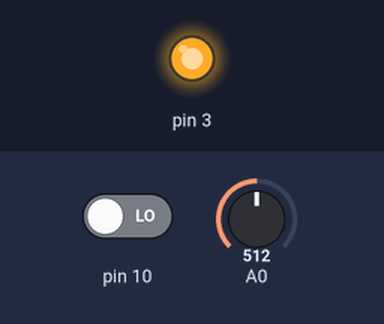
A sketch run on a simulated Arduino Uno, built with avr-gcc and run on an emulated ATmega328P. On the bench: output pins drawn as LEDs (lit = HIGH). Inputs (shaded band) come from the test bench; at power-on: pin 10 LOW, A0 = 512. What the sketch prints to the serial monitor is not drawn.

Above: at 0.05 s.
Timing chart, 0 to 3.0 s (numbered marks = the images above):
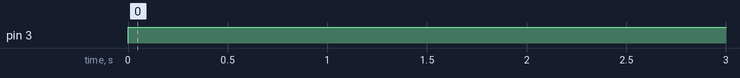

Measured:
- by itself, pin 3: LOW → HIGH at 0.00 s

The sketch:

currentSensorTest.ino
```cpp
void setup() {
  // put your setup code here, to run once:
  Serial.begin(9600);
  pinMode(3, OUTPUT);
  pinMode(A0, INPUT);
  pinMode(10, INPUT);
}

void loop() {
  // put your main code here, to run repeatedly:
  Serial.println(analogRead(A0));
  digitalWrite(3, HIGH);
  /*
   * 500 - 1490 useconds will turn motor in reverse
   * 1510 - 2500 useconds will turn motor forward
   */
  // Get microsecond delay from PWM signal
  unsigned long high_duration = pulseIn(10, HIGH);  // Measure the duration of the high pulse
  unsigned long low_duration = pulseIn(10, LOW);    // Measure the duration of the low pulse

  unsigned long period = high_duration + low_duration;  // Calculate the total period
  float delayuS = (float)high_duration / period * 100.0;  // Calculate the duty cycle

  delayuS = (delayuS * 20) + 500;
  delayMicroseconds(delayuS);
  digitalWrite(3, LOW);
}
```
